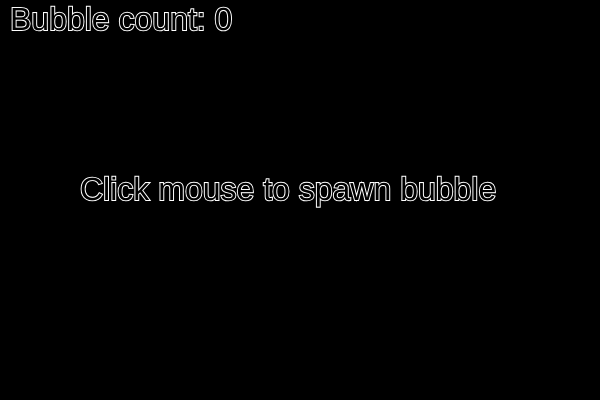
Frame 1 (no input)
Frame 60 (no input): identical to frame 1, image omitted
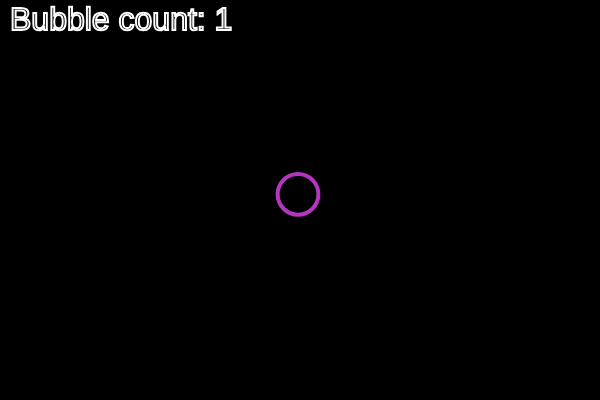
Frame 120 (the mouse pressed at the canvas centre since frame 60)

The p5.js sketch that drew these frames (run headless with seeded random() and noise() and a simulated clock; from frame 60 on, the mouse is pressed at the canvas centre):

// p5.js sketch
// ── sketch.js
// Bubble array
let bubbles = [];

// Color
let color = {
  r: 0,
  g: 0,
  b: 0
}

// Start indicator
let start = true;


// Bubble class
class Bubble {
  constructor(x, y, r, red, green, blue) {
    this.x = x;
    this.y = y;
    this.r = r;
    this.red = red;
    this.green = green;
    this.blue = blue;
  }

  move() {
    this.x = this.x + random(-5, 5);
    this.y = this.y + random(-5, 5);
  }

  display() {
    stroke(this.red, this.green, this.blue);
    strokeWeight(4);
    noFill();
    ellipse(this.x, this.y, this.r * 2);
  }
}


// Core
function setup() {
  createCanvas(600, 400);

}

function draw() {
  background(0);
  
  for (let bubble of bubbles) {
    bubble.move();
    bubble.display();
  }
  
  strokeWeight(2);
  stroke(255);
  textSize(32);
  
  if(start) {
    text("Click mouse to spawn bubble", 80, 200);
    if(mouseIsPressed) {
      start = false;
    }
  }
  
  text("Bubble count: " + bubbles.length, 10, 30);

}

// Event listener
function mousePressed() {
  color.r = random(255);
  color.g = random(255);
  color.b = random(255);  
  let r = random(10, 40);
  let b = new Bubble(mouseX, mouseY, r, color.r, color.g, color.b);
  bubbles.push(b);
}
